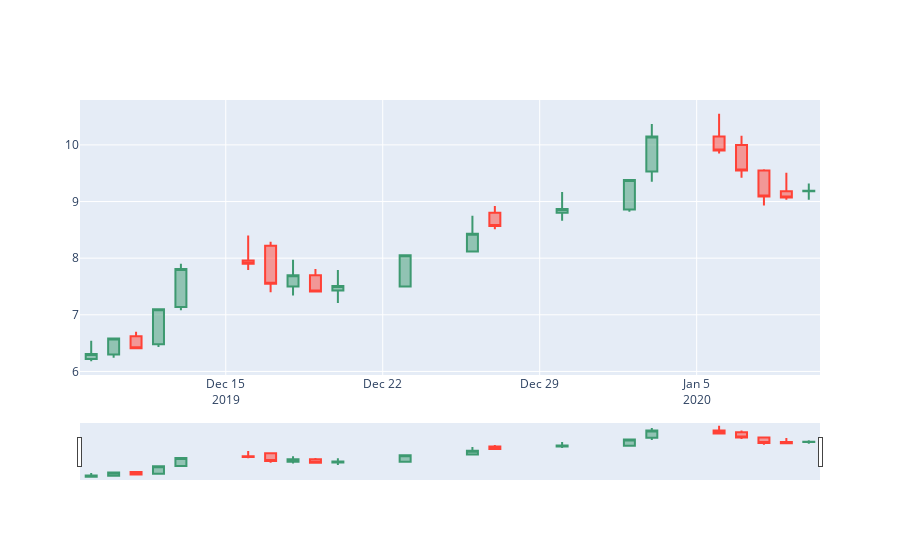

This figure's notebook cell:
### Code cell
# Vizualizando através do gráfico candlestick os 21 dias mais recentes da massa de dados

dataset2 = dataset.tail(21)
dados = go.Candlestick(x=dataset2.Date,
                       open=dataset2.Open,
                       high=dataset2.High,
                       low=dataset2.Low,
                       close=dataset2.Close,
                       )
data=[dados]
py.offline.iplot(data,filename='grafico_candlestick')

### Figure 1 — Plotly figure (JSON) as saved in the notebook; plotly's stock layout.template omitted (floating-point values rounded to 4 significant figures)
{"data": [{"close": [6.31, 6.58, 6.41, 7.1, 7.81, 7.9, 7.55, 7.7, 7.41, 7.51, 8.05, 8.43, 8.57, 8.87, 9.38, 10.15, 9.9, 9.55, 9.09, 9.07, 9.19], "high": [6.54, 6.6, 6.7, 7.1, 7.9, 8.4, 8.29, 7.97, 7.81, 7.79, 8.06, 8.75, 8.92, 9.17, 9.4, 10.37, 10.55, 10.16, 9.57, 9.51, 9.32], "low": [6.18, 6.24, 6.41, 6.43, 7.08, 7.79, 7.4, 7.34, 7.41, 7.21, 7.5, 8.12, 8.51, 8.66, 8.82, 9.35, 9.85, 9.42, 8.93, 9.03, 9.03], "open": [6.22, 6.3, 6.62, 6.48, 7.14, 7.96, 8.22, 7.5, 7.7, 7.43, 7.5, 8.12, 8.8, 8.8, 8.86, 9.53, 10.15, 10, 9.55, 9.18, 9.18], "type": "candlestick", "x": ["2019-12-09T00:00:00", "2019-12-10T00:00:00", "2019-12-11T00:00:00", "2019-12-12T00:00:00", "2019-12-13T00:00:00", "2019-12-16T00:00:00", "2019-12-17T00:00:00", "2019-12-18T00:00:00", "2019-12-19T00:00:00", "2019-12-20T00:00:00", "2019-12-23T00:00:00", "2019-12-26T00:00:00", "2019-12-27T00:00:00", "2019-12-30T00:00:00", "2020-01-02T00:00:00", "2020-01-03T00:00:00", "2020-01-06T00:00:00", "2020-01-07T00:00:00", "2020-01-08T00:00:00", "2020-01-09T00:00:00", "2020-01-10T00:00:00"]}], "layout": {}}
